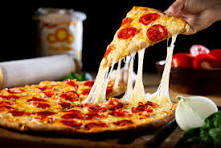
#> input picture pizza.jpeg, 221 x 148 px, found by its file name
$ python 'ai image.py'
#> lines starting #> are read from the running program, lines starting #| are printed output that depends on the picture
#> the answer given: pizza.jpeg
from PIL import Image, ImageDraw, ImageFilter, ImageEnhance
import requests
from io import BytesIO

def generate_image(prompt):

#> called with prompt = 'pizza.jpeg'
    url = f"https://image.pollinations.ai/prompt/{prompt.replace(' ', '%20')}"

    print("Fetching image from Pollinations...")
    response = requests.get(url)
    img = Image.open(BytesIO(response.content))
#> img is the input picture: PIL image 221x148 RGB; mean R, G, B 116.3, 80.7, 55.1
    return img

def post_proccessing(image):
    image = ImageEnhance.Brightness(image).enhance(2.0)
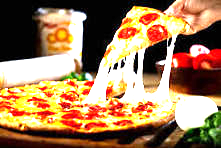
#> image: PIL image 221x148 RGB; mean R, G, B 160, 124.4, 88.9
    image = ImageEnhance.Contrast(image).enhance(1.5)
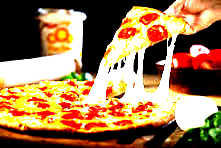
#> image: PIL image 221x148 RGB; mean R, G, B 157.6, 121.4, 82.4
    image = image.filter(ImageFilter.GaussianBlur(radius=2))
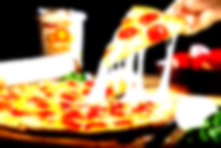
#> image: PIL image 221x148 RGB; mean R, G, B 157.6, 121.4, 82.4
    return image

def main():
    print("POST-PROCESSING WORKSHOP (NO API IS NEEDED)")

    while True:
        text_prompt = input("Enter image prompt (or 'exit' to quit): ")
        if text_prompt.lower() == 'exit':
            print("GOODBYE")
            break

        img = generate_image(text_prompt)

        proccessed = post_proccessing(img)
        proccessed.show()

        save_option = input("Do you want to save the image? (y/n): ")
#> the answer given: out.png
        if save_option.lower() == 'y':
            name = input("FILE NAME").strip()
            proccessed.save(f"{name}.png")
            print(f"Image saved as {name}")
        else:
            print("Image not saved.")

if __name__ == "__main__":
#> (the run stopped early here; a loop or call above may not have finished)
